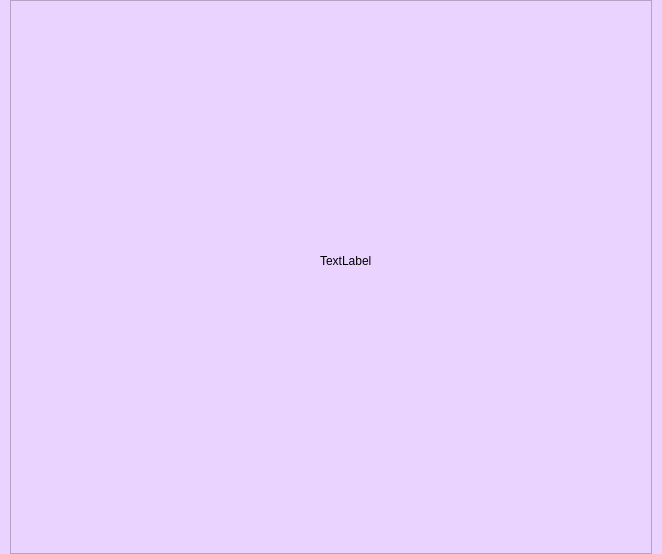
<?xml version="1.0" encoding="UTF-8"?>
<ui version="4.0">
 <class>MainWindow</class>
 <widget class="QMainWindow" name="MainWindow">
  <property name="geometry">
   <rect>
    <x>0</x>
    <y>0</y>
    <width>662</width>
    <height>554</height>
   </rect>
  </property>
  <property name="windowTitle">
   <string>MainWindow</string>
  </property>
  <property name="styleSheet">
   <string notr="true">background-color: rgb(235, 211, 255);</string>
  </property>
  <widget class="QWidget" name="centralwidget">
   <layout class="QVBoxLayout" name="verticalLayout">
    <property name="spacing">
     <number>0</number>
    </property>
    <property name="leftMargin">
     <number>10</number>
    </property>
    <property name="topMargin">
     <number>0</number>
    </property>
    <property name="rightMargin">
     <number>10</number>
    </property>
    <property name="bottomMargin">
     <number>0</number>
    </property>
    <item>
     <widget class="QFrame" name="frame">
      <property name="frameShape">
       <enum>QFrame::StyledPanel</enum>
      </property>
      <property name="frameShadow">
       <enum>QFrame::Raised</enum>
      </property>
      <widget class="QLabel" name="label">
       <property name="geometry">
        <rect>
         <x>310</x>
         <y>240</y>
         <width>111</width>
         <height>41</height>
        </rect>
       </property>
       <property name="text">
        <string>TextLabel</string>
       </property>
      </widget>
     </widget>
    </item>
   </layout>
  </widget>
 </widget>
 <resources/>
 <connections/>
</ui>
